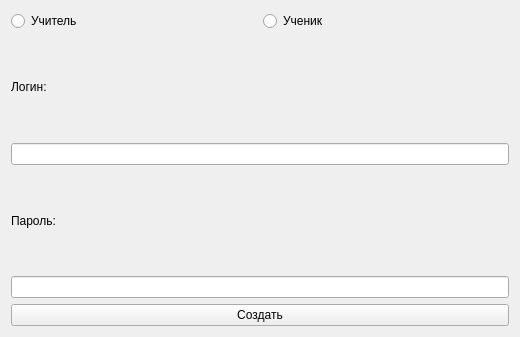
<?xml version="1.0" encoding="UTF-8"?>
<ui version="4.0">
    <class>Form</class>
    <widget class="QWidget" name="Form">
        <property name="geometry">
            <rect>
                <x>0</x>
                <y>0</y>
                <width>520</width>
                <height>337</height>
            </rect>
        </property>
        <property name="windowTitle">
            <string>Создание пользователя</string>
        </property>
        <layout class="QGridLayout" name="gridLayout_2">
            <item row="0" column="0">
                <layout class="QGridLayout" name="gridLayout">
                    <item row="0" column="0">
                        <widget class="QRadioButton" name="radioButton">
                            <property name="text">
                                <string>Учитель</string>
                            </property>
                        </widget>
                    </item>
                    <item row="5" column="0" colspan="2">
                        <widget class="QPushButton" name="pushButton">
                            <property name="text">
                                <string>Создать</string>
                            </property>
                        </widget>
                    </item>
                    <item row="4" column="0" colspan="2">
                        <widget class="QLineEdit" name="lineEdit_4">
                            <property name="text">
                                <string/>
                            </property>
                            <property name="echoMode">
                                <enum>QLineEdit::Password</enum>
                            </property>
                        </widget>
                    </item>
                    <item row="0" column="1">
                        <widget class="QRadioButton" name="radioButton_2">
                            <property name="text">
                                <string>Ученик</string>
                            </property>
                        </widget>
                    </item>
                    <item row="1" column="0" colspan="2">
                        <widget class="QLabel" name="label_3">
                            <property name="text">
                                <string>Логин:</string>
                            </property>
                        </widget>
                    </item>
                    <item row="3" column="0" colspan="2">
                        <widget class="QLabel" name="label_4">
                            <property name="text">
                                <string>Пароль:</string>
                            </property>
                        </widget>
                    </item>
                    <item row="2" column="0" colspan="2">
                        <widget class="QLineEdit" name="lineEdit_3"/>
                    </item>
                </layout>
            </item>
        </layout>
    </widget>
    <resources/>
    <connections/>
</ui>
